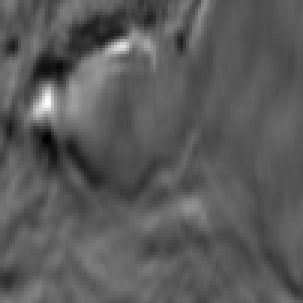
#> input picture data/train/images/02adf272e9.png, 101 x 101 px, given in place of 575d24d81d.png, which was not available (shown 3 times larger)
$ jupyter execute --allow-errors Image-Augmentation-Clahe-Sharpen-Emboss.ipynb
#> lines starting #> are read from the running program, lines starting #| are printed output that depends on the picture; pictures that were not available may be replaced by others from this repository, and a replacement may not be noted
[cell 1]
from PIL import Image,ImageFilter
from matplotlib.pyplot import imshow
import pandas as pd
import os

[cell 2]
fnames = pd.read_csv('data/train.csv', usecols=['id'])
#> (reads data/train.csv from the repository)

[cell 3]
def save_image_sharp():
    if not os.path.exists('data_aug/train/images_sharp/'):
        os.makedirs('data_aug/train/images_sharp/')
    if not os.path.exists('data_aug/train/masks_sharp/'):
        os.makedirs('data_aug/train/masks_sharp/')
    for fname in fnames.id:
        img = Image.open(f'data/train/images/{fname}.png')
#> img is the input picture: PIL image 101x101 RGB; min 0, max 255, mean 90.4
        mask = Image.open(f'data/train/masks/{fname}.png')
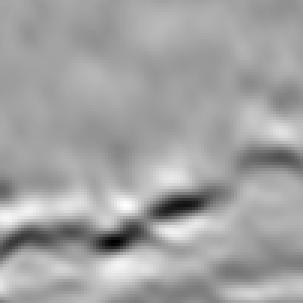
#> input picture data/train/images/05f09b380c.png, 101 x 101 px, given in place of 575d24d81d.png, which was not available (shown 3 times larger)
#> mask is the input picture: PIL image 101x101 RGB; min 0, max 255, mean 162.6
        mask = mask.convert('RGB')
        imgSharp = img.filter(ImageFilter.SHARPEN)
        maskSharp = mask.filter(ImageFilter.SHARPEN)

        imgSharp.save(f'data_aug/train/images_sharp/{fname}.png')
        maskSharp.save(f'data_aug/train/masks_sharp/{fname}.png')

#> (a cell that did not finish here is left out)

[cell 5]
def save_image_emboss():
    if not os.path.exists('data_aug/train/images_emboss/'):
        os.makedirs('data_aug/train/images_emboss/')
    if not os.path.exists('data_aug/train/masks_emboss/'):
        os.makedirs('data_aug/train/masks_emboss/')
    for fname in fnames.id:
        img = Image.open(f'data/train/images/{fname}.png')
        mask = Image.open(f'data/train/masks/{fname}.png')
        mask = mask.convert('RGB')
        imgSharp = img.filter(ImageFilter.EMBOSS)
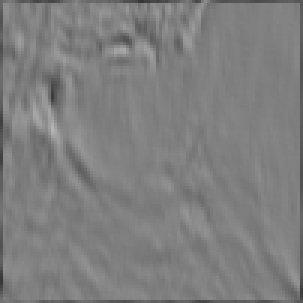
#> imgSharp: PIL image 101x101 RGB (shown 3 times larger); min 52, max 180, mean 126.5
        maskSharp = mask.filter(ImageFilter.EMBOSS)
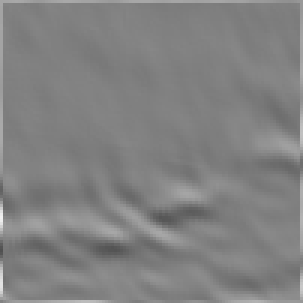
#> maskSharp: PIL image 101x101 RGB (shown 3 times larger); min 81, max 241, mean 129.3

        imgSharp.save(f'data_aug/train/images_emboss/{fname}.png')
        maskSharp.save(f'data_aug/train/masks_emboss/{fname}.png')

#> (a cell that did not finish here is left out)

[cell 7]
import numpy as np
import cv2

[cell 8]
def save_image_clahe():
    if not os.path.exists('data_aug/train/images_clahe/'):
        os.makedirs('data_aug/train/images_clahe/')
    if not os.path.exists('data_aug/train/masks_clahe/'):
        os.makedirs('data_aug/train/masks_clahe/')
    for fname in fnames.id:
        img = cv2.imread(f'data/train/images/{fname}.png', 0)
#> img: shape (101, 101); min 0, max 255, mean 90.4
        mask = cv2.imread(f'data/train/masks/{fname}.png', 0)
#> mask: shape (101, 101); min 0, max 255, mean 162.6
        clahe = cv2.createCLAHE(clipLimit=2.0, tileGridSize=(8,8))
        cl1 = clahe.apply(img)
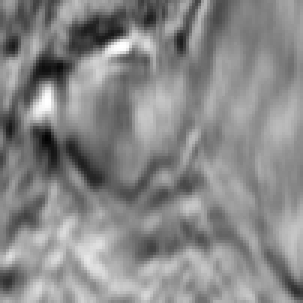
#> cl1: shape (101, 101) (shown 3 times larger); min 3, max 255, mean 135.9
        cl2 = clahe.apply(mask)
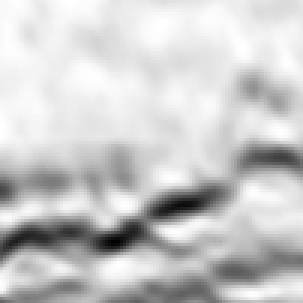
#> cl2: shape (101, 101) (shown 3 times larger); min 2, max 255, mean 202.4

        cv2.imwrite(f'data_aug/train/images_clahe/{fname}.png', cl1)
        cv2.imwrite(f'data_aug/train/masks_clahe/{fname}.png', cl2)
